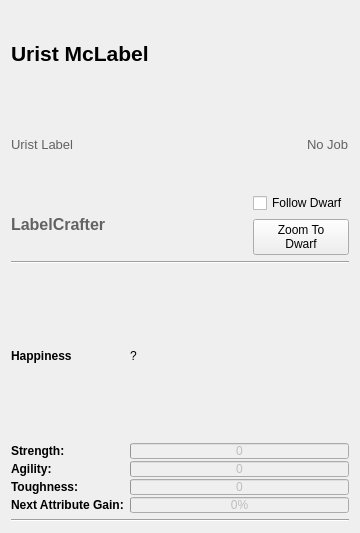
<?xml version="1.0" encoding="UTF-8"?>
<ui version="4.0">
 <class>DwarfDetailsWidget</class>
 <widget class="QWidget" name="DwarfDetailsWidget">
  <property name="geometry">
   <rect>
    <x>0</x>
    <y>0</y>
    <width>360</width>
    <height>533</height>
   </rect>
  </property>
  <property name="windowTitle">
   <string>Form</string>
  </property>
  <layout class="QVBoxLayout" name="vbox_main">
   <item>
    <layout class="QVBoxLayout" name="verticalLayout">
     <item>
      <widget class="QLabel" name="lbl_dwarf_name">
       <property name="font">
        <font>
         <family>Segoe UI</family>
         <pointsize>16</pointsize>
         <weight>75</weight>
         <bold>true</bold>
        </font>
       </property>
       <property name="text">
        <string>Urist McLabel</string>
       </property>
      </widget>
     </item>
     <item>
      <layout class="QHBoxLayout" name="horizontalLayout">
       <item>
        <widget class="QLabel" name="lbl_translated_name">
         <property name="palette">
          <palette>
           <active>
            <colorrole role="WindowText">
             <brush brushstyle="SolidPattern">
              <color alpha="255">
               <red>98</red>
               <green>98</green>
               <blue>98</blue>
              </color>
             </brush>
            </colorrole>
           </active>
           <inactive>
            <colorrole role="WindowText">
             <brush brushstyle="SolidPattern">
              <color alpha="255">
               <red>98</red>
               <green>98</green>
               <blue>98</blue>
              </color>
             </brush>
            </colorrole>
           </inactive>
           <disabled>
            <colorrole role="WindowText">
             <brush brushstyle="SolidPattern">
              <color alpha="255">
               <red>120</red>
               <green>120</green>
               <blue>120</blue>
              </color>
             </brush>
            </colorrole>
           </disabled>
          </palette>
         </property>
         <property name="font">
          <font>
           <family>Segoe UI</family>
           <pointsize>10</pointsize>
           <weight>50</weight>
           <bold>false</bold>
          </font>
         </property>
         <property name="text">
          <string>Urist Label</string>
         </property>
         <property name="margin">
          <number>0</number>
         </property>
         <property name="indent">
          <number>0</number>
         </property>
        </widget>
       </item>
       <item>
        <spacer name="horizontalSpacer">
         <property name="orientation">
          <enum>Qt::Horizontal</enum>
         </property>
         <property name="sizeHint" stdset="0">
          <size>
           <width>40</width>
           <height>20</height>
          </size>
         </property>
        </spacer>
       </item>
       <item>
        <widget class="QLabel" name="lbl_current_job">
         <property name="palette">
          <palette>
           <active>
            <colorrole role="WindowText">
             <brush brushstyle="SolidPattern">
              <color alpha="255">
               <red>98</red>
               <green>98</green>
               <blue>98</blue>
              </color>
             </brush>
            </colorrole>
           </active>
           <inactive>
            <colorrole role="WindowText">
             <brush brushstyle="SolidPattern">
              <color alpha="255">
               <red>98</red>
               <green>98</green>
               <blue>98</blue>
              </color>
             </brush>
            </colorrole>
           </inactive>
           <disabled>
            <colorrole role="WindowText">
             <brush brushstyle="SolidPattern">
              <color alpha="255">
               <red>120</red>
               <green>120</green>
               <blue>120</blue>
              </color>
             </brush>
            </colorrole>
           </disabled>
          </palette>
         </property>
         <property name="font">
          <font>
           <family>Segoe UI</family>
           <pointsize>10</pointsize>
           <weight>50</weight>
           <bold>false</bold>
          </font>
         </property>
         <property name="text">
          <string>No Job</string>
         </property>
         <property name="margin">
          <number>0</number>
         </property>
         <property name="indent">
          <number>0</number>
         </property>
        </widget>
       </item>
      </layout>
     </item>
     <item>
      <layout class="QHBoxLayout" name="horizontalLayout_2">
       <item>
        <widget class="QLabel" name="lbl_profession">
         <property name="palette">
          <palette>
           <active>
            <colorrole role="WindowText">
             <brush brushstyle="SolidPattern">
              <color alpha="255">
               <red>98</red>
               <green>98</green>
               <blue>98</blue>
              </color>
             </brush>
            </colorrole>
           </active>
           <inactive>
            <colorrole role="WindowText">
             <brush brushstyle="SolidPattern">
              <color alpha="255">
               <red>98</red>
               <green>98</green>
               <blue>98</blue>
              </color>
             </brush>
            </colorrole>
           </inactive>
           <disabled>
            <colorrole role="WindowText">
             <brush brushstyle="SolidPattern">
              <color alpha="255">
               <red>120</red>
               <green>120</green>
               <blue>120</blue>
              </color>
             </brush>
            </colorrole>
           </disabled>
          </palette>
         </property>
         <property name="font">
          <font>
           <family>Segoe UI</family>
           <pointsize>12</pointsize>
           <weight>75</weight>
           <bold>true</bold>
          </font>
         </property>
         <property name="text">
          <string>LabelCrafter</string>
         </property>
         <property name="margin">
          <number>0</number>
         </property>
         <property name="indent">
          <number>0</number>
         </property>
        </widget>
       </item>
       <item>
        <spacer name="horizontalSpacer_2">
         <property name="orientation">
          <enum>Qt::Horizontal</enum>
         </property>
         <property name="sizeHint" stdset="0">
          <size>
           <width>40</width>
           <height>20</height>
          </size>
         </property>
        </spacer>
       </item>
       <item>
        <layout class="QVBoxLayout" name="verticalLayout_2">
         <item>
          <widget class="QCheckBox" name="checkBox">
           <property name="text">
            <string>Follow Dwarf</string>
           </property>
          </widget>
         </item>
         <item>
          <widget class="QPushButton" name="btn_location">
           <property name="maximumSize">
            <size>
             <width>166</width>
             <height>16777215</height>
            </size>
           </property>
           <property name="text">
            <string>Zoom To
Dwarf</string>
           </property>
           <property name="shortcut">
            <string>Z</string>
           </property>
          </widget>
         </item>
        </layout>
       </item>
      </layout>
     </item>
    </layout>
   </item>
   <item>
    <widget class="Line" name="line">
     <property name="orientation">
      <enum>Qt::Horizontal</enum>
     </property>
    </widget>
   </item>
   <item>
    <layout class="QGridLayout" name="gridLayout">
     <property name="verticalSpacing">
      <number>2</number>
     </property>
     <item row="0" column="0">
      <widget class="QLabel" name="label_5">
       <property name="font">
        <font>
         <weight>75</weight>
         <bold>true</bold>
        </font>
       </property>
       <property name="text">
        <string>Happiness</string>
       </property>
      </widget>
     </item>
     <item row="0" column="1">
      <widget class="QLabel" name="lbl_happiness">
       <property name="text">
        <string>?</string>
       </property>
      </widget>
     </item>
     <item row="1" column="0">
      <widget class="QLabel" name="label">
       <property name="font">
        <font>
         <weight>75</weight>
         <bold>true</bold>
        </font>
       </property>
       <property name="text">
        <string>Strength:</string>
       </property>
      </widget>
     </item>
     <item row="1" column="1">
      <widget class="QProgressBar" name="pb_strength">
       <property name="enabled">
        <bool>false</bool>
       </property>
       <property name="styleSheet">
        <string>height: 14px;</string>
       </property>
       <property name="maximum">
        <number>5</number>
       </property>
       <property name="value">
        <number>0</number>
       </property>
       <property name="format">
        <string>%v</string>
       </property>
      </widget>
     </item>
     <item row="2" column="0">
      <widget class="QLabel" name="label_2">
       <property name="font">
        <font>
         <weight>75</weight>
         <bold>true</bold>
        </font>
       </property>
       <property name="text">
        <string>Agility:</string>
       </property>
      </widget>
     </item>
     <item row="2" column="1">
      <widget class="QProgressBar" name="pb_agility">
       <property name="enabled">
        <bool>false</bool>
       </property>
       <property name="styleSheet">
        <string>height: 14px;</string>
       </property>
       <property name="maximum">
        <number>5</number>
       </property>
       <property name="value">
        <number>0</number>
       </property>
       <property name="format">
        <string>%v</string>
       </property>
      </widget>
     </item>
     <item row="3" column="0">
      <widget class="QLabel" name="label_3">
       <property name="font">
        <font>
         <weight>75</weight>
         <bold>true</bold>
        </font>
       </property>
       <property name="text">
        <string>Toughness:</string>
       </property>
      </widget>
     </item>
     <item row="3" column="1">
      <widget class="QProgressBar" name="pb_toughness">
       <property name="enabled">
        <bool>false</bool>
       </property>
       <property name="styleSheet">
        <string>height: 14px;</string>
       </property>
       <property name="maximum">
        <number>5</number>
       </property>
       <property name="value">
        <number>0</number>
       </property>
       <property name="format">
        <string>%v</string>
       </property>
      </widget>
     </item>
     <item row="4" column="0">
      <widget class="QLabel" name="label_4">
       <property name="font">
        <font>
         <weight>75</weight>
         <bold>true</bold>
        </font>
       </property>
       <property name="text">
        <string>Next Attribute Gain:</string>
       </property>
      </widget>
     </item>
     <item row="4" column="1">
      <widget class="QProgressBar" name="pb_next_attribute_gain">
       <property name="enabled">
        <bool>false</bool>
       </property>
       <property name="styleSheet">
        <string>height: 14px;</string>
       </property>
       <property name="value">
        <number>0</number>
       </property>
      </widget>
     </item>
    </layout>
   </item>
   <item>
    <widget class="Line" name="line_2">
     <property name="orientation">
      <enum>Qt::Horizontal</enum>
     </property>
    </widget>
   </item>
  </layout>
 </widget>
 <resources/>
 <connections>
  <connection>
   <sender>btn_location</sender>
   <signal>clicked()</signal>
   <receiver>DwarfDetailsWidget</receiver>
   <slot>move_dwarf()</slot>
   <hints>
    <hint type="sourcelabel">
     <x>291</x>
     <y>214</y>
    </hint>
    <hint type="destinationlabel">
     <x>256</x>
     <y>2</y>
    </hint>
   </hints>
  </connection>
  <connection>
   <sender>checkBox</sender>
   <signal>stateChanged(int)</signal>
   <receiver>DwarfDetailsWidget</receiver>
   <slot>set_refresh()</slot>
   <hints>
    <hint type="sourcelabel">
     <x>310</x>
     <y>193</y>
    </hint>
    <hint type="destinationlabel">
     <x>300</x>
     <y>2</y>
    </hint>
   </hints>
  </connection>
 </connections>
 <slots>
  <slot>move_dwarf()</slot>
  <slot>set_refresh()</slot>
 </slots>
</ui>
